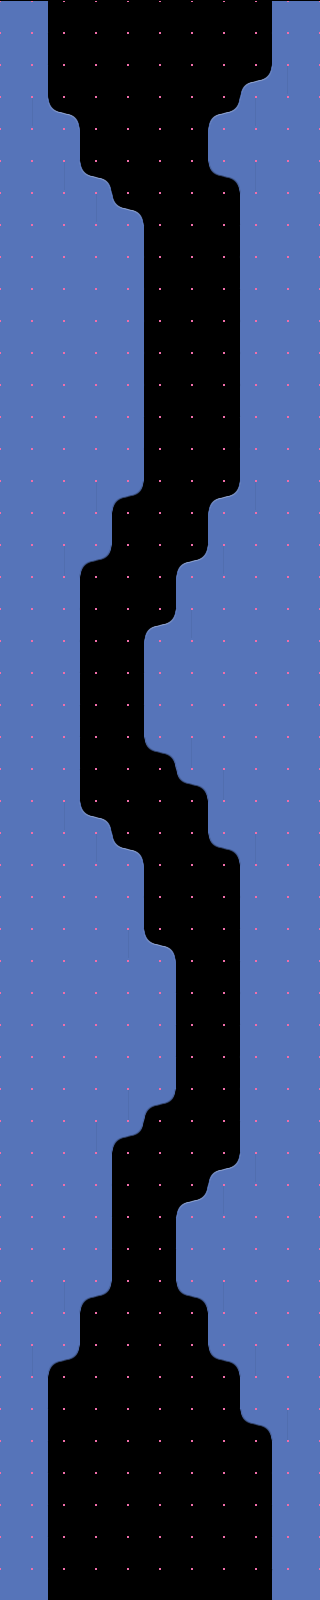

A 2D game scene composited from a Tiled map and its tileset images. What follows is a short description and the map's XML, with every tile layer's data as written:
An orthogonal 10x50 tile map with 32x32 px tiles, 2 tile layers (blah, mexh), 2 tilesets.

<map version="1.0" orientation="orthogonal" renderorder="right-down" width="10" height="50" tilewidth="32" tileheight="32" nextobjectid="1">
 <tileset firstgid="1" name="tiles2" tilewidth="32" tileheight="32" tilecount="32" columns="8">
  <image source="tiles2.png" width="256" height="128" />
  <tile id="0" terrain="1,1,1,0" />
  <tile id="1" terrain="1,1,0,0" />
  <tile id="2" terrain="1,1,0,1" />
  <tile id="3" terrain="0,0,0,1" />
  <tile id="4" terrain="0,0,1,1" />
  <tile id="5" terrain="0,0,1,0" />
  <tile id="8" terrain="1,0,1,0" />
  <tile id="9" terrain="0,0,0,0" />
  <tile id="10" terrain="0,1,0,1" />
  <tile id="11" terrain="0,1,0,1" />
  <tile id="12" terrain="1,1,1,1" />
  <tile id="13" terrain="1,0,1,0" />
  <tile id="16" terrain="1,0,1,1" />
  <tile id="17" terrain="0,0,1,1" />
  <tile id="18" terrain="0,1,1,1" />
  <tile id="19" terrain="0,1,0,0" />
  <tile id="20" terrain="1,1,0,0" />
  <tile id="21" terrain="1,0,0,0" />
 </tileset>
 <tileset firstgid="33" name="mech-tiles" tilewidth="16" tileheight="16" tilecount="240" columns="20">
  <image source="mech-tiles.png" width="320" height="192" />
 </tileset>
 <layer name="blah" width="10" height="50" offsetx="0" offsety="1">
  <data encoding="csv">
10,12,13,13,13,13,13,13,14,10,
10,11,13,13,13,13,13,13,14,10,
10,12,13,13,13,13,13,1,22,10,
10,20,3,13,13,13,1,22,10,10,
10,10,11,13,13,13,9,10,10,10,
10,10,20,3,13,13,17,6,10,10,
10,10,10,20,3,13,13,9,10,10,
10,10,10,10,12,13,13,14,10,10,
10,10,10,10,12,13,13,14,10,10,
10,10,10,10,12,13,13,9,10,10,
10,10,10,10,12,13,13,9,10,10,
10,10,10,10,12,13,13,9,10,10,
10,10,10,10,12,13,13,9,10,10,
10,10,10,10,11,13,13,14,10,10,
10,10,10,10,11,13,13,14,10,10,
10,10,10,4,19,13,1,22,10,10,
10,10,10,11,13,13,9,10,10,10,
10,10,4,19,13,1,22,10,10,10,
10,10,11,13,13,9,10,10,10,10,
10,10,11,13,1,22,10,10,10,10,
10,10,11,13,9,10,10,10,10,10,
10,10,12,13,14,10,10,10,10,10,
10,10,11,13,9,10,10,10,10,10,
10,10,12,13,17,6,10,10,10,10,
10,10,11,13,13,17,6,10,10,10,
10,10,20,3,13,13,9,10,10,10,
10,10,10,20,3,13,17,6,10,10,
10,10,10,10,11,13,13,9,10,10,
10,10,10,10,11,13,13,9,10,10,
10,10,10,10,20,3,13,14,10,10,
10,10,10,10,10,11,13,9,10,10,
10,10,10,10,10,12,13,9,10,10,
10,10,10,10,10,11,13,14,10,10,
10,10,10,10,10,12,13,14,10,10,
10,10,10,10,4,19,13,14,10,10,
10,10,10,4,19,13,13,9,10,10,
10,10,10,11,13,13,1,22,10,10,
10,10,10,11,13,1,22,10,10,10,
10,10,10,12,13,14,10,10,10,10,
10,10,10,11,13,9,10,10,10,10,
10,10,4,19,13,17,6,10,10,10,
10,10,11,13,13,13,9,10,10,10,
10,4,19,13,13,13,17,6,10,10,
10,11,13,13,13,13,13,14,10,10,
10,12,13,13,13,13,13,17,6,10,
10,11,13,13,13,13,13,13,14,10,
10,12,13,13,13,13,13,13,14,10,
10,11,13,13,13,13,13,13,9,10,
10,12,13,13,13,13,13,13,14,10,
10,12,13,13,13,13,13,13,9,10
</data>
 </layer>
 <layer name="mexh" width="10" height="50">
  <data encoding="csv">
0,0,0,0,0,0,0,0,0,0,
0,0,0,0,0,0,0,0,0,0,
0,0,0,0,0,0,0,0,0,0,
0,0,0,0,0,0,0,0,0,0,
0,0,0,0,0,0,0,0,0,0,
0,0,0,0,0,0,0,0,0,0,
0,0,0,0,0,0,0,0,0,0,
0,0,0,0,0,0,0,0,0,0,
0,0,0,0,0,0,0,0,0,0,
0,0,0,0,0,0,0,0,0,0,
0,0,0,0,0,0,0,0,0,0,
0,0,0,0,0,0,0,0,0,0,
0,0,0,0,0,0,0,0,0,0,
0,0,0,0,0,0,0,0,0,0,
0,0,0,0,0,0,0,0,0,0,
0,0,0,0,0,0,0,0,0,0,
0,0,0,0,0,0,0,0,0,0,
0,0,0,0,0,0,0,0,0,0,
0,0,0,0,0,0,0,0,0,0,
0,0,0,0,0,0,0,0,0,0,
0,0,0,0,0,0,0,0,0,0,
0,0,0,0,0,0,0,0,0,0,
0,0,0,0,0,0,0,0,0,0,
0,0,0,0,0,0,0,0,0,0,
0,0,0,0,0,0,0,0,0,0,
0,0,0,0,0,0,0,0,0,0,
0,0,0,0,0,0,0,0,0,0,
0,0,0,0,0,0,0,0,0,0,
0,0,0,0,0,0,0,0,0,0,
0,0,0,0,0,0,0,0,0,0,
0,0,0,0,0,0,0,0,0,0,
0,0,0,0,0,0,0,0,0,0,
0,0,0,0,0,0,0,0,0,0,
0,0,0,0,0,0,0,0,0,0,
0,0,0,0,0,0,0,0,0,0,
0,0,0,0,0,0,0,0,0,0,
0,0,0,0,0,0,0,0,0,0,
0,0,0,0,0,0,0,0,0,0,
0,0,0,0,0,0,0,0,0,0,
0,0,0,0,0,0,0,0,0,0,
0,0,0,0,0,0,0,0,0,0,
0,0,0,0,0,0,0,0,0,0,
0,0,0,0,0,0,0,0,0,0,
0,0,0,0,0,0,0,0,0,0,
0,0,0,0,0,0,0,0,0,0,
0,0,0,0,0,0,0,0,0,0,
0,0,0,0,0,0,0,0,0,0,
0,0,0,0,0,0,0,0,0,0,
0,0,0,0,0,0,0,0,0,0,
0,0,0,0,0,0,0,0,0,0
</data>
 </layer>
</map>
